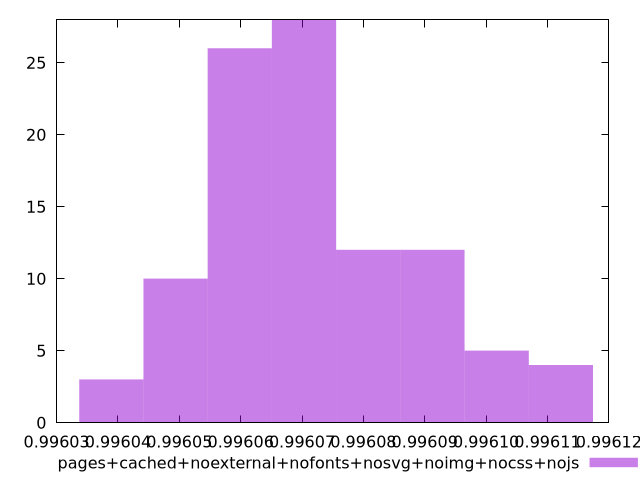

The script that saved this image:
$_pagesCachedNoexternalNofontsNosvgNoimgNocssNojs <<EOF
0.9960598505777372 26
0.9960912456140025 12
0.9960807806019141 12
0.9961121756381794 4
0.9960703155898256 28
0.996101710626091 5
0.9960389205535604 3
0.9960493855656487 10
EOF
set key outside below
set terminal pngcairo
set output "report_00004_2020-11-02T20-21-41.718Z/largest-contentful-paint/pages+cached+noexternal+nofonts+nosvg+noimg+nocss+nojs//hist.png"
set yrange [0:28]
set boxwidth 0.000010465012088440189
set style fill transparent solid 0.5 noborder
plot $_pagesCachedNoexternalNofontsNosvgNoimgNocssNojs title "pages+cached+noexternal+nofonts+nosvg+noimg+nocss+nojs" with boxes ,
